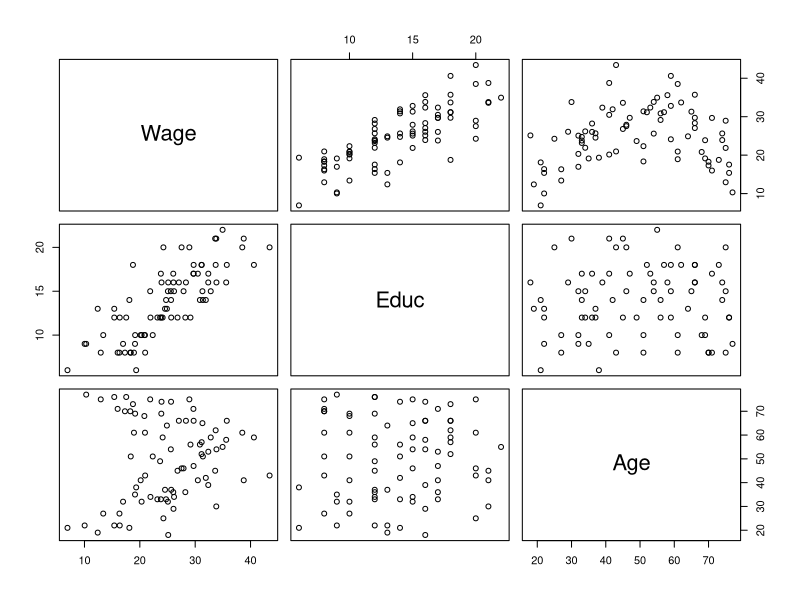
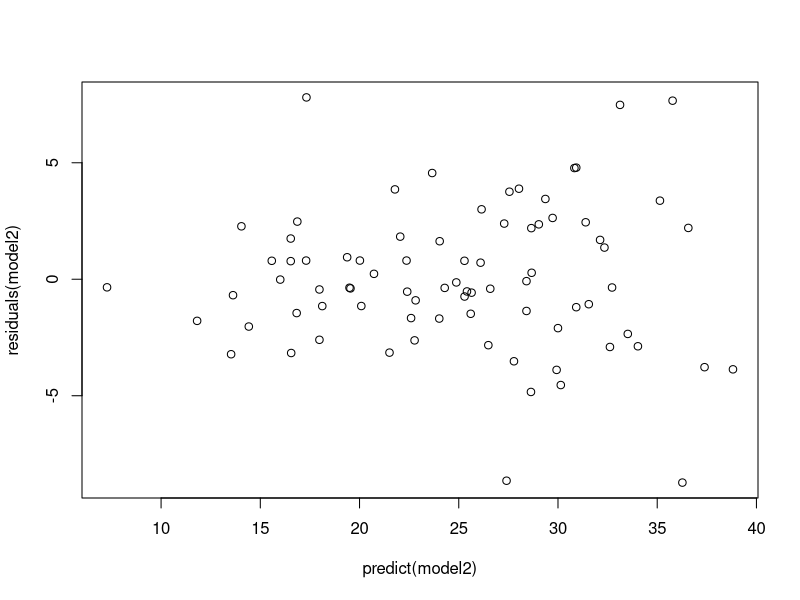
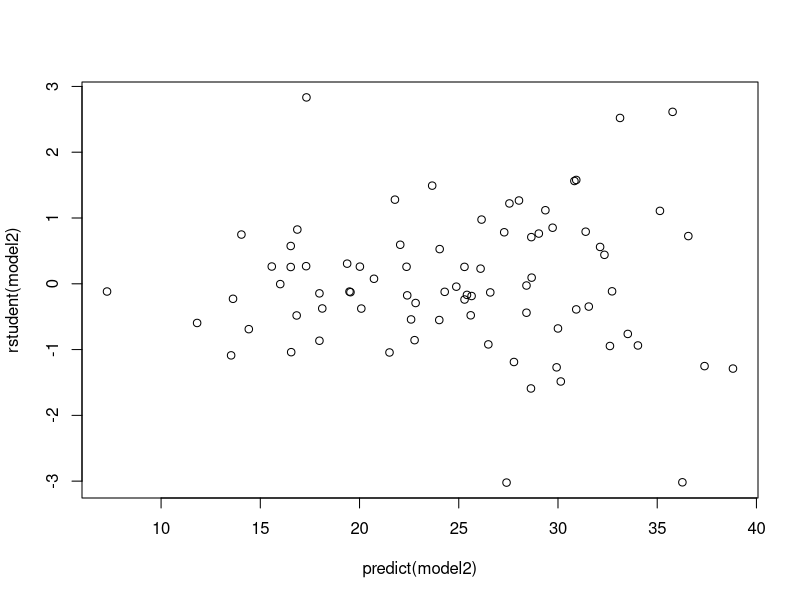
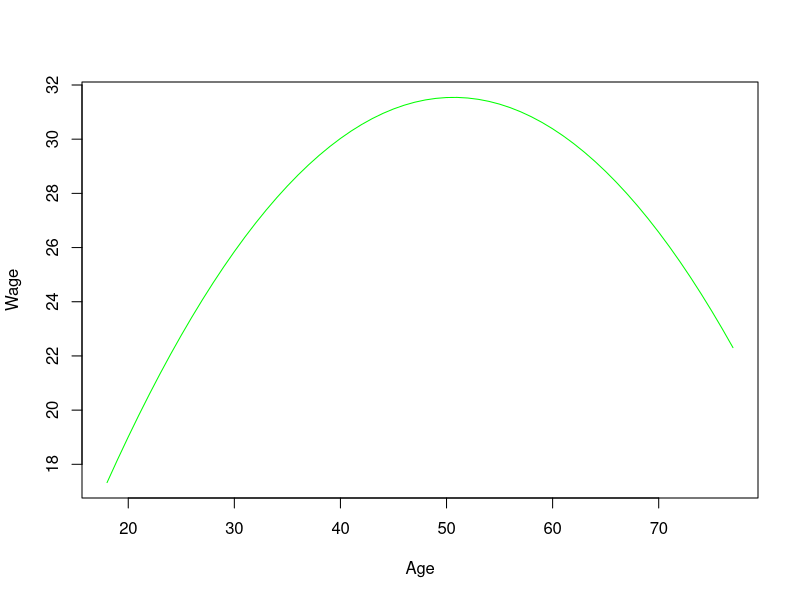

Recreate these plots in R, in order.
rm(list=ls())
library(tidyverse)
library(readxl)
?read_excel

mydata <- read_excel("DataSets_Week11.xlsx")

pairs(mydata)
model = lm(Wage~., data = mydata)
summary(model)


model2 = lm(Wage~.+I(Age^2), data = mydata)
summary(model2)
plot(predict(model2), residuals(model2))
plot(predict(model2), rstudent(model2))

nd1 <- data.frame(Educ = c(16,16,16), Age = c(30,50,70))
predict(model2, nd1)

##Part E##
SAge = seq(min(mydata$Age),max(mydata$Age))
PWage <- predict(model2, data.frame(Educ = 16, Age = SAge))
plot(SAge, PWage, type = "l", lwd = 1, col = "green", xlab = "Age", ylab = "Wage")
which.max(PWage)
SAge[34]
coef(model2)